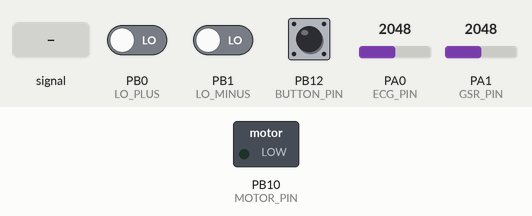
This sketch was run on a simulated STM32 Blue Pill. On the bench: switched loads named in the sketch (green lamp = pin HIGH). The test bench sets the inputs (shaded band); at power-on: PA0 (ECG_PIN) = 2048, PA1 (GSR_PIN) = 2048, PB0 (LO_PLUS) LOW, PB1 (LO_MINUS) LOW, PB12 (BUTTON_PIN) HIGH. No radio packets arrive unless stated.

Above: at 1.2 s.
1.3 s: PA0 (ECG_PIN) fed a 200 Hz sine of ±1023 counts around its level
At 2.9 s:
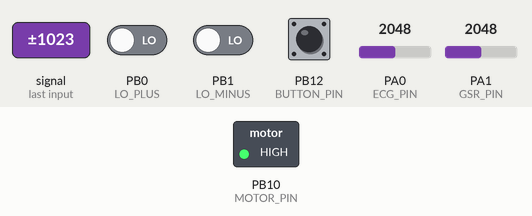
Timing chart, 0 to 4.4 s (numbered marks = the images above; inputs shaded):
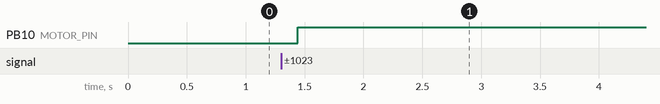

The sketch:

wearable_tx.ino
```cpp
// Wearable Transmitter (STM32 Blue Pill)
#include <SPI.h>
#include <nRF24L01.h>
#include <RF24.h>

// --- PIN DEFINITIONS ---
#define ECG_PIN PA0       // AD8232 Output
#define GSR_PIN PA1       // GSR Voltage Divider
#define LO_PLUS PB0       // AD8232 Leads Off +
#define LO_MINUS PB1      // AD8232 Leads Off -
#define MOTOR_PIN PB10    // Vibration Motor (via 2N2222)
#define BUTTON_PIN PB12   // Panic Button (Active Low)

// nRF24L01 Pins (SPI1)
#define CE_PIN PA4
#define CSN_PIN PA3

RF24 radio(CE_PIN, CSN_PIN);
const byte address[6] = "00001";

// --- DATA STRUCTURE ---
struct SensorData {
  uint16_t ecg_value;
  uint8_t heart_rate;
  uint16_t gsr_value;
  bool panic_button;
  bool leads_off;
};

SensorData payload;

// --- HR CALCULATION VARIABLES ---
unsigned long lastBeatTime = 0;
int threshold = 3000; // Adjust based on ADC (12-bit STM32 is 0-4095)
bool peakDetected = false;
unsigned long lastSampleTime = 0;

void setup() {
  Serial.begin(115200);

  pinMode(ECG_PIN, INPUT_ANALOG);
  pinMode(GSR_PIN, INPUT_ANALOG);
  pinMode(LO_PLUS, INPUT);
  pinMode(LO_MINUS, INPUT);

  pinMode(MOTOR_PIN, OUTPUT);
  pinMode(BUTTON_PIN, INPUT_PULLUP);
  digitalWrite(MOTOR_PIN, LOW);

  // Initialize Radio
  if (!radio.begin()) {
    Serial.println("Radio hardware not responding!");
    while (1) {} // Hold
  }
  radio.openWritingPipe(address);
  radio.setPALevel(RF24_PA_MAX);
  radio.stopListening(); // Transmitter mode
}

void loop() {
  unsigned long currentTime = millis();

  // Sample at ~100Hz (every 10ms)
  if (currentTime - lastSampleTime >= 10) {
    lastSampleTime = currentTime;

    // Read Sensors
    payload.ecg_value = analogRead(ECG_PIN);
    payload.gsr_value = analogRead(GSR_PIN);
    payload.panic_button = (digitalRead(BUTTON_PIN) == LOW);
    payload.leads_off = (digitalRead(LO_PLUS) == HIGH || digitalRead(LO_MINUS) == HIGH);

    // Basic Peak Detection for Heart Rate
    if (payload.ecg_value > threshold && !peakDetected) {
      peakDetected = true;
      unsigned long beatInterval = currentTime - lastBeatTime;
      lastBeatTime = currentTime;

      if (beatInterval > 300 && beatInterval < 2000) { // Valid interval (30-200 BPM)
        payload.heart_rate = 60000 / beatInterval;
      }
    } else if (payload.ecg_value < threshold - 200) {
      peakDetected = false;
    }

    // Alert System: Trigger Motor
    if (payload.panic_button || (payload.heart_rate > 120) || (payload.heart_rate > 0 && payload.heart_rate < 50)) {
      digitalWrite(MOTOR_PIN, HIGH);
    } else {
      digitalWrite(MOTOR_PIN, LOW);
    }

    // Transmit
    radio.write(&payload, sizeof(SensorData));
  }
}
```

Measured:
- after the input at 1.3 s, PB10 (MOTOR_PIN): LOW → HIGH after 0.14 s
